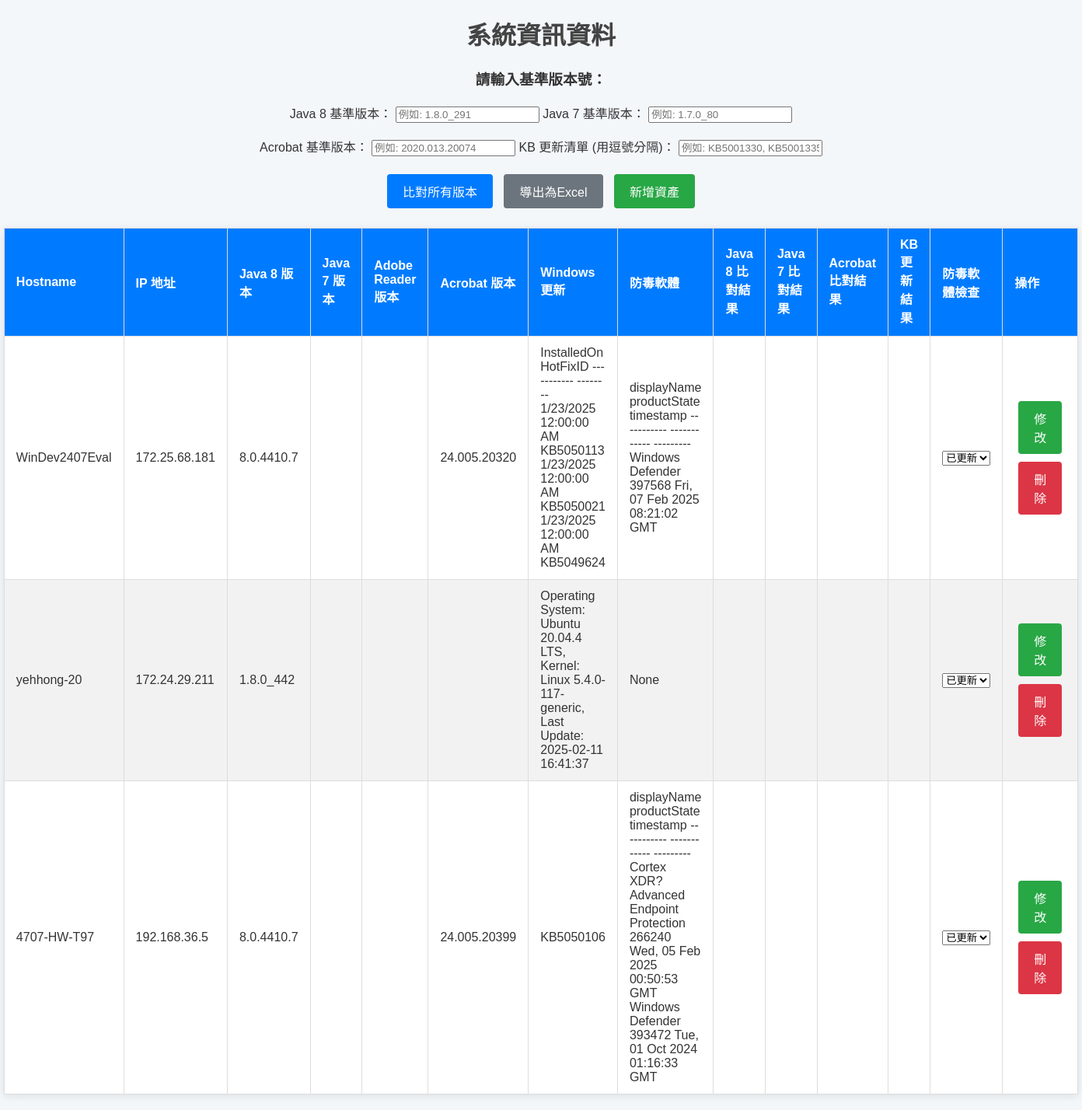
The page / on the database its author committed.
### tables this page shows
CREATE TABLE system_info (
            hostname TEXT PRIMARY KEY,
            ip_addresses TEXT,
            java8_version TEXT,
            java7_version TEXT,
            adobe_reader_version TEXT,
            acrobat_version TEXT,
            winpatch_info TEXT,
            antivirus_info TEXT
        );

### app.py (the view)
@app.route('/', methods=['GET'])
def index():
    data = get_all_data()
    for item in data:
        item = list(item)
        item[2] = compare_version(item[2], JAVA8_BASE_VERSION)
        item[3] = compare_version(item[3], JAVA7_BASE_VERSION)
        item[5] = compare_version(item[5], ACROBAT_BASE_VERSION)
    return render_template('index.html', data=data)

### app.py (called while the page is built)
def get_all_data():
    conn = sqlite3.connect(DB_NAME)
    c = conn.cursor()
    c.execute('SELECT * FROM system_info')
    data = c.fetchall()
    conn.close()
    return data

def compare_version(current_version, base_version):
    if current_version is None:
        return "missing"  # 表示沒有安裝
    if current_version < base_version:
        return "old"  # 版本過舊
    return "new"  # 版本較新

### templates/index.html (shortened to what this page needs)
<!DOCTYPE html>
<html lang="zh-TW">
<head>
</head>
<body>
  <h1>系統資訊資料</h1>
  <div style="text-align: center; margin-bottom: 20px;">
    <h3>請輸入基準版本號：</h3>
    <label>Java 8 基準版本：</label>
    <input type="text" id="java8-base" placeholder="例如: 1.8.0_291">
    <label>Java 7 基準版本：</label>
    <input type="text" id="java7-base" placeholder="例如: 1.7.0_80">
    <br><br>
    <label>Acrobat 基準版本：</label>
    <input type="text" id="acrobat-base" placeholder="例如: 2020.013.20074">
    <label>KB 更新清單 (用逗號分隔)：</label>
    <input type="text" id="kb-list" placeholder="例如: KB5001330, KB5001335">
    <br><br>
	  <button class="btn btn-primary" onclick="compareAllVersions()">比對所有版本</button>
	  <button class="btn btn-secondary" onclick="exportToExcel()">導出為Excel</button>
	  <button class="btn btn-success" onclick="openAddModal()">新增資產</button>
  </div>
  <table id="data-table">
    <thead>
      <tr>
        <th>Hostname</th>
        <th>IP 地址</th>
        <th>Java 8 版本</th>
        <th>Java 7 版本</th>
        <th>Adobe Reader 版本</th>
        <th>Acrobat 版本</th>
        <th>Windows 更新</th>
        <th>防毒軟體</th>
        <th>Java 8 比對結果</th>
        <th>Java 7 比對結果</th>
        <th>Acrobat 比對結果</th>
        <th>KB 更新結果</th>
        <th>防毒軟體檢查</th>
        <th>操作</th>
      </tr>
    </thead>
    <tbody>
      {% if data %}
        {% for item in data %}
        <tr id="row-{{ item[0] }}">
          <td>{{ item[0] }}</td>
          <td>{{ item[1] }}</td>
          <td id="java8-{{ item[0] }}">{{ item[2] }}</td>
          <td id="java7-{{ item[0] }}">{{ item[3] }}</td>
          <td>{{ item[4] }}</td>
          <td id="acrobat-{{ item[0] }}">{{ item[5] }}</td>
          <td id="win-update-{{ item[0] }}">{{ item[6] }}</td>
          <td>{{ item[7] }}</td>
          <td id="java8-result-{{ item[0] }}"></td>
          <td id="java7-result-{{ item[0] }}"></td>
          <td id="acrobat-result-{{ item[0] }}"></td>
          <td id="kb-result-{{ item[0] }}"></td>
          <td>
            <select id="antivirus-check-{{ item[0] }}">
              <option value="updated">已更新</option>
            </select>
          </td>
          <td>
            <button class="btn btn-success" onclick="openEditModal('{{ item[0] }}')">修改</button>
            <button class="btn btn-danger" onclick="deleteData('{{ item[0] }}')">刪除</button>
          </td>
        </tr>
        {% endfor %}
      {% else %}
        <tr>
          <td colspan="14" style="text-align: center;">沒有資料可顯示</td>
        </tr>
      {% endif %}
    </tbody>
  </table>
</body>
</html>

### templates/index.html (style rules this page uses)
body { font-family: Arial, sans-serif; margin: 0; padding: 0; background-color: #f4f7fa; color: #333; }
h1 { text-align: center; margin-top: 20px; color: #444; }
table { width: 90%; margin: 20px auto; border-collapse: collapse; box-shadow: 0 2px 10px rgba(0, 0, 0, 0.1); background-color: white; }
table, th, td { border: 1px solid #ddd; }
th, td { padding: 12px 15px; text-align: left; }
th { background-color: #007bff; color: white; font-weight: bold; }
tr:nth-child(even) { background-color: #f2f2f2; }
button { background-color: #007bff; color: #fff; border: none; padding: 10px 20px; font-size: 16px; cursor: pointer; border-radius: 4px; transition: background-color 0.3s ease; margin: 5px; }
.btn-danger { background-color: #dc3545; }
.btn-success { background-color: #28a745; }
.btn-secondary { background-color: #6c757d; }

### rows shown on the page
system_info: hostname "WinDev2407Eval", ip_addresses "172.25.68.181", java8_version "8.0.4410.7", acrobat_version "24.005.20320", winpatch_info "InstalledOn HotFixID ----------- -------- 1/23/2025 12:00:00 AM KB5050113 1/23/2025 12:00:00 AM KB5050021 1/23/2025 12:00:00 AM KB5049624", antivirus_info "displayName productState timestamp ----------- ------------ --------- Windows Defender 397568 Fri, 07 Feb 2025 08:21:02 GMT", hostname "已更新"
system_info: hostname "yehhong-20", ip_addresses "172.24.29.211", java8_version "1.8.0_442", winpatch_info "Operating System: Ubuntu 20.04.4 LTS, Kernel: Linux 5.4.0-117-generic, Last Update: 2025-02-11 16:41:37", item "None", hostname "已更新"
system_info: hostname "4707-HW-T97", ip_addresses "192.168.36.5", java8_version "8.0.4410.7", acrobat_version "24.005.20399", winpatch_info "KB5050106", antivirus_info "displayName productState timestamp ----------- ------------ --------- Cortex XDR? Advanced Endpoint Protection 266240 Wed, 05 Feb 2025 00:50:53 GMT Windows Defender 393472 Tue, 01 Oct 2024 01:16:33 GMT", hostname "已更新"
